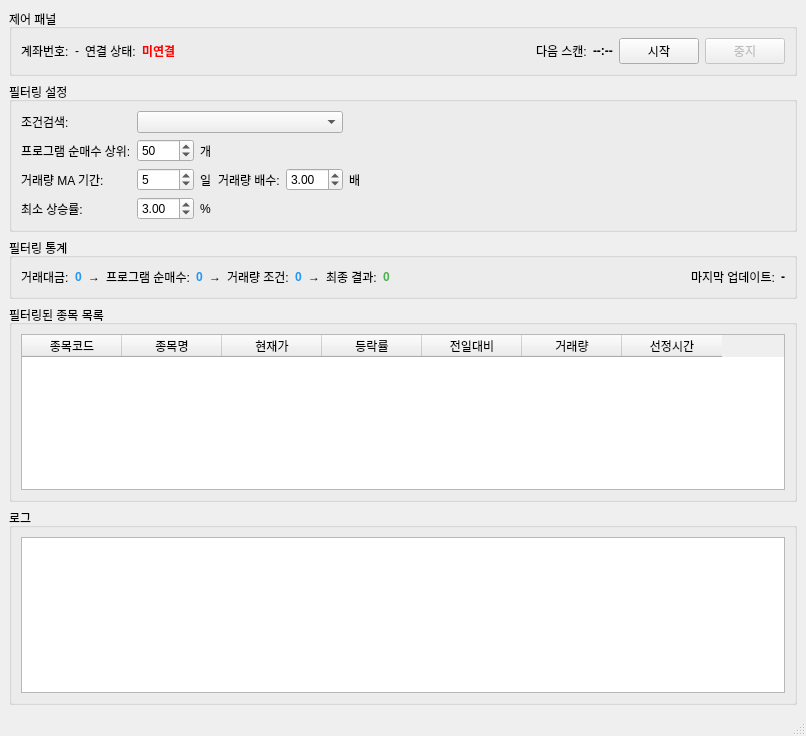
<?xml version="1.0" encoding="UTF-8"?>
<ui version="4.0">
 <class>MainWindow</class>
 <widget class="QMainWindow" name="MainWindow">
  <property name="geometry">
   <rect>
    <x>0</x>
    <y>0</y>
    <width>806</width>
    <height>736</height>
   </rect>
  </property>
  <property name="windowTitle">
   <string>주식 자동 스크리닝 시스템</string>
  </property>
  <widget class="QWidget" name="centralwidget">
   <layout class="QVBoxLayout" name="verticalLayout">
    <item>
     <widget class="QGroupBox" name="groupBox_control">
      <property name="title">
       <string>제어 패널</string>
      </property>
      <layout class="QHBoxLayout" name="horizontalLayout">
       <item>
        <widget class="QLabel" name="label_account">
         <property name="text">
          <string>계좌번호:</string>
         </property>
        </widget>
       </item>
       <item>
        <widget class="QLabel" name="account_info">
         <property name="text">
          <string>-</string>
         </property>
        </widget>
       </item>
       <item>
        <widget class="QLabel" name="label_status">
         <property name="text">
          <string>연결 상태:</string>
         </property>
        </widget>
       </item>
       <item>
        <widget class="QLabel" name="connection_status">
         <property name="styleSheet">
          <string>color: red; font-weight: bold;</string>
         </property>
         <property name="text">
          <string>미연결</string>
         </property>
        </widget>
       </item>
       <item>
        <spacer name="horizontalSpacer">
         <property name="orientation">
          <enum>Qt::Horizontal</enum>
         </property>
         <property name="sizeHint" stdset="0">
          <size>
           <width>40</width>
           <height>20</height>
          </size>
         </property>
        </spacer>
       </item>
       <item>
        <widget class="QLabel" name="label_next_scan">
         <property name="text">
          <string>다음 스캔:</string>
         </property>
        </widget>
       </item>
       <item>
        <widget class="QLabel" name="next_scan_time">
         <property name="styleSheet">
          <string>font-weight: bold;</string>
         </property>
         <property name="text">
          <string>--:--</string>
         </property>
        </widget>
       </item>
       <item>
        <widget class="QPushButton" name="start_button">
         <property name="text">
          <string>시작</string>
         </property>
        </widget>
       </item>
       <item>
        <widget class="QPushButton" name="stop_button">
         <property name="enabled">
          <bool>false</bool>
         </property>
         <property name="text">
          <string>중지</string>
         </property>
        </widget>
       </item>
      </layout>
     </widget>
    </item>
    <item>
     <widget class="QGroupBox" name="groupBox_parameters">
      <property name="title">
       <string>필터링 설정</string>
      </property>
      <layout class="QGridLayout" name="gridLayout">
       <item row="1" column="0">
        <widget class="QLabel" name="label_program_count">
         <property name="text">
          <string>프로그램 순매수 상위:</string>
         </property>
        </widget>
       </item>
       <item row="4" column="0">
        <widget class="QLabel" name="label_min_change_ratio">
         <property name="text">
          <string>최소 상승률:</string>
         </property>
        </widget>
       </item>
       <item row="0" column="1" colspan="4">
        <widget class="QComboBox" name="condition_combobox"/>
       </item>
       <item row="2" column="1">
        <widget class="QSpinBox" name="ma_period">
         <property name="minimum">
          <number>1</number>
         </property>
         <property name="maximum">
          <number>60</number>
         </property>
         <property name="value">
          <number>5</number>
         </property>
        </widget>
       </item>
       <item row="2" column="2">
        <widget class="QLabel" name="label">
         <property name="text">
          <string>일</string>
         </property>
        </widget>
       </item>
       <item row="4" column="1">
        <widget class="QDoubleSpinBox" name="min_change_ratio">
         <property name="minimum">
          <double>0.000000000000000</double>
         </property>
         <property name="maximum">
          <double>30.000000000000000</double>
         </property>
         <property name="singleStep">
          <double>1.000000000000000</double>
         </property>
         <property name="value">
          <double>3.000000000000000</double>
         </property>
        </widget>
       </item>
       <item row="0" column="0">
        <widget class="QLabel" name="label_condition_index">
         <property name="text">
          <string>조건검색:</string>
         </property>
        </widget>
       </item>
       <item row="4" column="2">
        <widget class="QLabel" name="label_change_unit">
         <property name="text">
          <string>%</string>
         </property>
        </widget>
       </item>
       <item row="2" column="3">
        <widget class="QLabel" name="label_volume_multiplier">
         <property name="text">
          <string>거래량 배수:</string>
         </property>
        </widget>
       </item>
       <item row="0" column="6">
        <spacer name="horizontalSpacer_3">
         <property name="orientation">
          <enum>Qt::Horizontal</enum>
         </property>
         <property name="sizeHint" stdset="0">
          <size>
           <width>40</width>
           <height>20</height>
          </size>
         </property>
        </spacer>
       </item>
       <item row="2" column="0">
        <widget class="QLabel" name="label_ma_period">
         <property name="text">
          <string>거래량 MA 기간:</string>
         </property>
        </widget>
       </item>
       <item row="1" column="2">
        <widget class="QLabel" name="label_count_unit">
         <property name="text">
          <string>개</string>
         </property>
        </widget>
       </item>
       <item row="1" column="1">
        <widget class="QSpinBox" name="program_count">
         <property name="minimum">
          <number>10</number>
         </property>
         <property name="maximum">
          <number>200</number>
         </property>
         <property name="value">
          <number>50</number>
         </property>
        </widget>
       </item>
       <item row="2" column="4">
        <widget class="QDoubleSpinBox" name="volume_multiplier">
         <property name="minimum">
          <double>1.000000000000000</double>
         </property>
         <property name="maximum">
          <double>10.000000000000000</double>
         </property>
         <property name="singleStep">
          <double>1.000000000000000</double>
         </property>
         <property name="value">
          <double>3.000000000000000</double>
         </property>
        </widget>
       </item>
       <item row="2" column="5">
        <widget class="QLabel" name="label_multiplier_unit">
         <property name="text">
          <string>배</string>
         </property>
        </widget>
       </item>
      </layout>
     </widget>
    </item>
    <item>
     <widget class="QGroupBox" name="groupBox_statistics">
      <property name="title">
       <string>필터링 통계</string>
      </property>
      <layout class="QHBoxLayout" name="horizontalLayout_2">
       <item>
        <widget class="QLabel" name="label_initial">
         <property name="text">
          <string>거래대금:</string>
         </property>
        </widget>
       </item>
       <item>
        <widget class="QLabel" name="stat_initial_count">
         <property name="styleSheet">
          <string>font-weight: bold; color: #2196F3;</string>
         </property>
         <property name="text">
          <string>0</string>
         </property>
        </widget>
       </item>
       <item>
        <widget class="QLabel" name="label_arrow1">
         <property name="text">
          <string>→</string>
         </property>
        </widget>
       </item>
       <item>
        <widget class="QLabel" name="label_program">
         <property name="text">
          <string>프로그램 순매수:</string>
         </property>
        </widget>
       </item>
       <item>
        <widget class="QLabel" name="stat_program_count">
         <property name="styleSheet">
          <string>font-weight: bold; color: #2196F3;</string>
         </property>
         <property name="text">
          <string>0</string>
         </property>
        </widget>
       </item>
       <item>
        <widget class="QLabel" name="label_arrow2">
         <property name="text">
          <string>→</string>
         </property>
        </widget>
       </item>
       <item>
        <widget class="QLabel" name="label_volume">
         <property name="text">
          <string>거래량 조건:</string>
         </property>
        </widget>
       </item>
       <item>
        <widget class="QLabel" name="stat_volume_count">
         <property name="styleSheet">
          <string>font-weight: bold; color: #2196F3;</string>
         </property>
         <property name="text">
          <string>0</string>
         </property>
        </widget>
       </item>
       <item>
        <widget class="QLabel" name="label_arrow3">
         <property name="text">
          <string>→</string>
         </property>
        </widget>
       </item>
       <item>
        <widget class="QLabel" name="label_candle">
         <property name="text">
          <string>최종 결과:</string>
         </property>
        </widget>
       </item>
       <item>
        <widget class="QLabel" name="stat_final_count">
         <property name="styleSheet">
          <string>font-weight: bold; color: #4CAF50;</string>
         </property>
         <property name="text">
          <string>0</string>
         </property>
        </widget>
       </item>
       <item>
        <spacer name="horizontalSpacer_2">
         <property name="orientation">
          <enum>Qt::Horizontal</enum>
         </property>
         <property name="sizeHint" stdset="0">
          <size>
           <width>40</width>
           <height>20</height>
          </size>
         </property>
        </spacer>
       </item>
       <item>
        <widget class="QLabel" name="label_last_update">
         <property name="text">
          <string>마지막 업데이트:</string>
         </property>
        </widget>
       </item>
       <item>
        <widget class="QLabel" name="last_update_time">
         <property name="styleSheet">
          <string>font-weight: bold;</string>
         </property>
         <property name="text">
          <string>-</string>
         </property>
        </widget>
       </item>
      </layout>
     </widget>
    </item>
    <item>
     <widget class="QGroupBox" name="groupBox_stocks">
      <property name="title">
       <string>필터링된 종목 목록</string>
      </property>
      <layout class="QVBoxLayout" name="verticalLayout_2">
       <item>
        <widget class="QTableWidget" name="stock_table">
         <property name="editTriggers">
          <set>QAbstractItemView::NoEditTriggers</set>
         </property>
         <property name="alternatingRowColors">
          <bool>true</bool>
         </property>
         <property name="selectionMode">
          <enum>QAbstractItemView::SingleSelection</enum>
         </property>
         <property name="selectionBehavior">
          <enum>QAbstractItemView::SelectRows</enum>
         </property>
         <property name="sortingEnabled">
          <bool>true</bool>
         </property>
         <column>
          <property name="text">
           <string>종목코드</string>
          </property>
         </column>
         <column>
          <property name="text">
           <string>종목명</string>
          </property>
         </column>
         <column>
          <property name="text">
           <string>현재가</string>
          </property>
         </column>
         <column>
          <property name="text">
           <string>등락률</string>
          </property>
         </column>
         <column>
          <property name="text">
           <string>전일대비</string>
          </property>
         </column>
         <column>
          <property name="text">
           <string>거래량</string>
          </property>
         </column>
         <column>
          <property name="text">
           <string>선정시간</string>
          </property>
         </column>
        </widget>
       </item>
      </layout>
     </widget>
    </item>
    <item>
     <widget class="QGroupBox" name="groupBox_log">
      <property name="title">
       <string>로그</string>
      </property>
      <layout class="QVBoxLayout" name="verticalLayout_3">
       <item>
        <widget class="QTextBrowser" name="log_browser">
         <property name="styleSheet">
          <string>font-family: 'Consolas', 'Courier New', monospace;</string>
         </property>
        </widget>
       </item>
      </layout>
     </widget>
    </item>
   </layout>
  </widget>
  <widget class="QMenuBar" name="menubar">
   <property name="geometry">
    <rect>
     <x>0</x>
     <y>0</y>
     <width>806</width>
     <height>21</height>
    </rect>
   </property>
  </widget>
  <widget class="QStatusBar" name="statusbar"/>
 </widget>
 <resources/>
 <connections/>
</ui>
